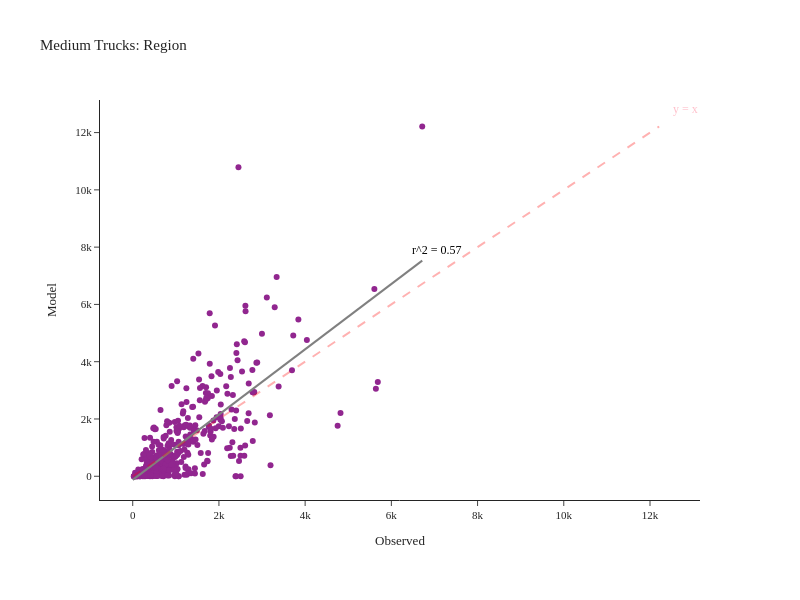

The code cell stored with this chart in its notebook:
### Code cell
fig = create_truck_chart(df_daily_med, 'Medium')
fig.show()

### Figure 1 — Plotly figure (JSON) as saved in the notebook; plotly's stock layout.template omitted (floating-point values rounded to 4 significant figures; data arrays with more than 128 entries replaced by an {"elided": "..."} marker saying what was removed)
{"data": [{"customdata": {"elided": "504x2 str values"}, "hovertemplate": "Observed=%{x}<br>Model=%{y}<br>location=%{customdata[0]}<br>County=%{customdata[1]}<extra></extra>", "legendgroup": "", "line": {"color": "Grey", "width": 2}, "marker": {"color": "#91268F", "symbol": "circle"}, "mode": "markers", "name": "", "orientation": "v", "showlegend": false, "type": "scatter", "x": {"elided": "504 int values"}, "xaxis": "x", "y": {"elided": "504 int values"}, "yaxis": "y"}, {"hovertemplate": "Observed=%{x}<br>Model=%{y}<extra></extra>", "legendgroup": "", "line": {"color": "Grey", "dash": "solid", "width": 2}, "marker": {"symbol": "circle"}, "mode": "lines", "name": "", "orientation": "v", "showlegend": false, "type": "scatter", "x": [0.0, 67.84, 135.7, 203.5, 271.4, 339.2, 407.0, 474.9, 542.7, 610.5, 678.4, 746.2, 814.1, 881.9, 949.7, 1018.0, 1085.0, 1153.0, 1221.0, 1289.0, 1357.0, 1425.0, 1492.0, 1560.0, 1628.0, 1696.0, 1764.0, 1832.0, 1899.0, 1967.0, 2035.0, 2103.0, 2171.0, 2239.0, 2307.0, 2374.0, 2442.0, 2510.0, 2578.0, 2646.0, 2714.0, 2781.0, 2849.0, 2917.0, 2985.0, 3053.0, 3121.0, 3188.0, 3256.0, 3324.0, 3392.0, 3460.0, 3528.0, 3595.0, 3663.0, 3731.0, 3799.0, 3867.0, 3935.0, 4002.0, 4070.0, 4138.0, 4206.0, 4274.0, 4342.0, 4409.0, 4477.0, 4545.0, 4613.0, 4681.0, 4749.0, 4817.0, 4884.0, 4952.0, 5020.0, 5088.0, 5156.0, 5224.0, 5291.0, 5359.0, 5427.0, 5495.0, 5563.0, 5631.0, 5698.0, 5766.0, 5834.0, 5902.0, 5970.0, 6038.0, 6105.0, 6173.0, 6241.0, 6309.0, 6377.0, 6445.0, 6512.0, 6580.0, 6648.0, 6716.0], "xaxis": "x", "y": [-127.9, -50.53, 26.81, 104.1, 181.5, 258.8, 336.1, 413.5, 490.8, 568.2, 645.5, 722.8, 800.2, 877.5, 954.8, 1032.0, 1109.0, 1187.0, 1264.0, 1342.0, 1419.0, 1496.0, 1574.0, 1651.0, 1728.0, 1806.0, 1883.0, 1960.0, 2038.0, 2115.0, 2192.0, 2270.0, 2347.0, 2424.0, 2502.0, 2579.0, 2656.0, 2734.0, 2811.0, 2888.0, 2966.0, 3043.0, 3120.0, 3198.0, 3275.0, 3352.0, 3430.0, 3507.0, 3584.0, 3662.0, 3739.0, 3816.0, 3894.0, 3971.0, 4048.0, 4126.0, 4203.0, 4280.0, 4358.0, 4435.0, 4512.0, 4590.0, 4667.0, 4744.0, 4822.0, 4899.0, 4976.0, 5054.0, 5131.0, 5208.0, 5286.0, 5363.0, 5440.0, 5518.0, 5595.0, 5672.0, 5750.0, 5827.0, 5904.0, 5982.0, 6059.0, 6136.0, 6214.0, 6291.0, 6368.0, 6446.0, 6523.0, 6600.0, 6678.0, 6755.0, 6832.0, 6910.0, 6987.0, 7064.0, 7142.0, 7219.0, 7296.0, 7374.0, 7451.0, 7528.0], "yaxis": "y"}], "layout": {"annotations": [{"align": "right", "font": {"color": "pink", "size": 12}, "showarrow": false, "text": "y = x", "x": 12820.0, "y": 12820.0}, {"align": "right", "font": {"color": "black", "size": 12}, "showarrow": false, "text": "r^2 = 0.57", "x": 7052.0, "y": 7905.0}], "height": 600, "legend": {"tracegroupgap": 0}, "margin": {"b": 100, "l": 100, "r": 100, "t": 100}, "shapes": [{"line": {"color": "Red", "dash": "dash", "width": 2}, "type": "line", "x0": 0, "x1": 12213, "y0": 0, "y1": 12213}], "title": {"text": "Medium Trucks: Region"}, "width": 800, "xaxis": {"anchor": "y", "domain": [0.0, 1.0], "title": {"text": "Observed"}}, "yaxis": {"anchor": "x", "domain": [0.0, 1.0], "title": {"text": "Model"}}}}
